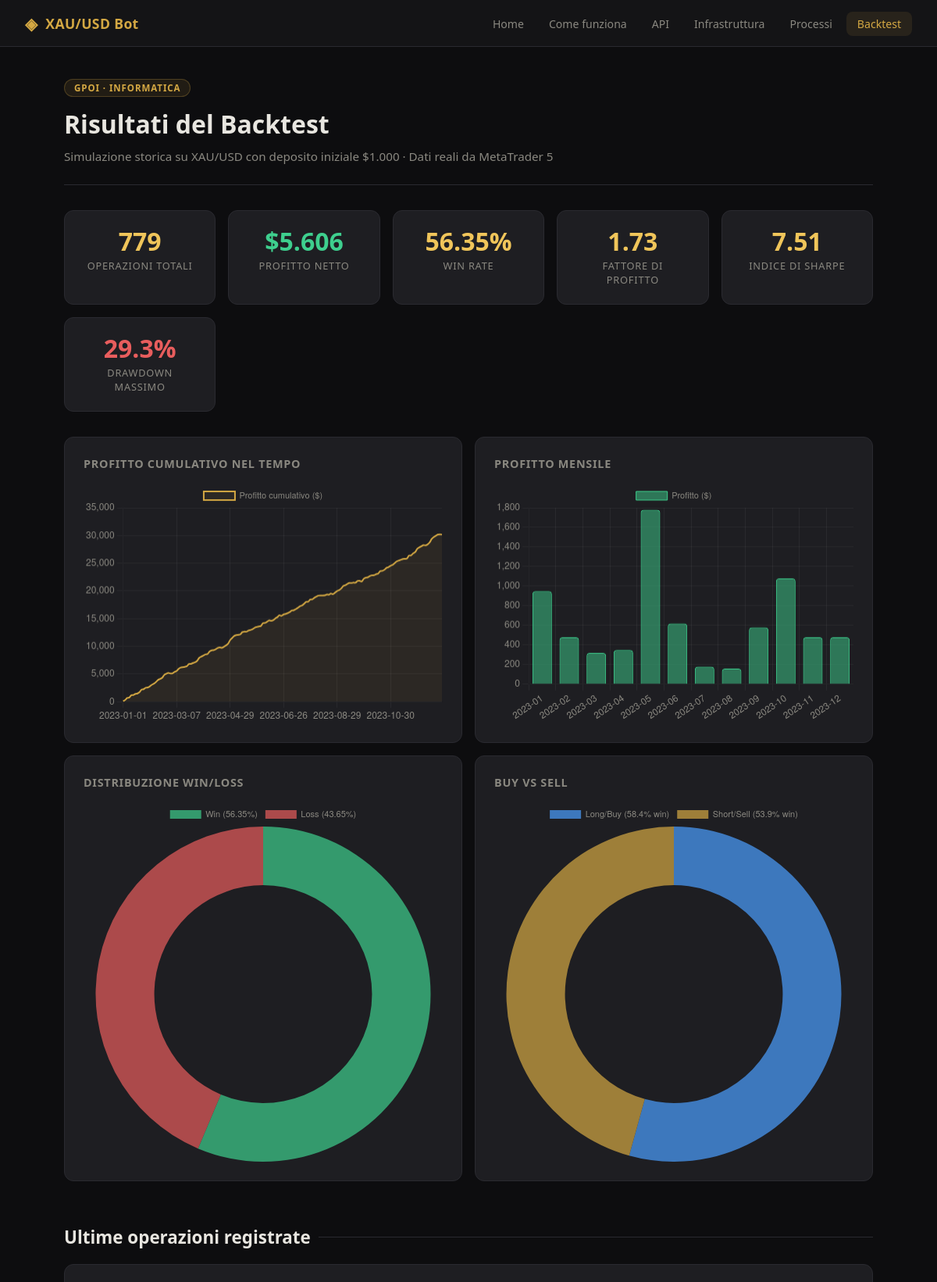
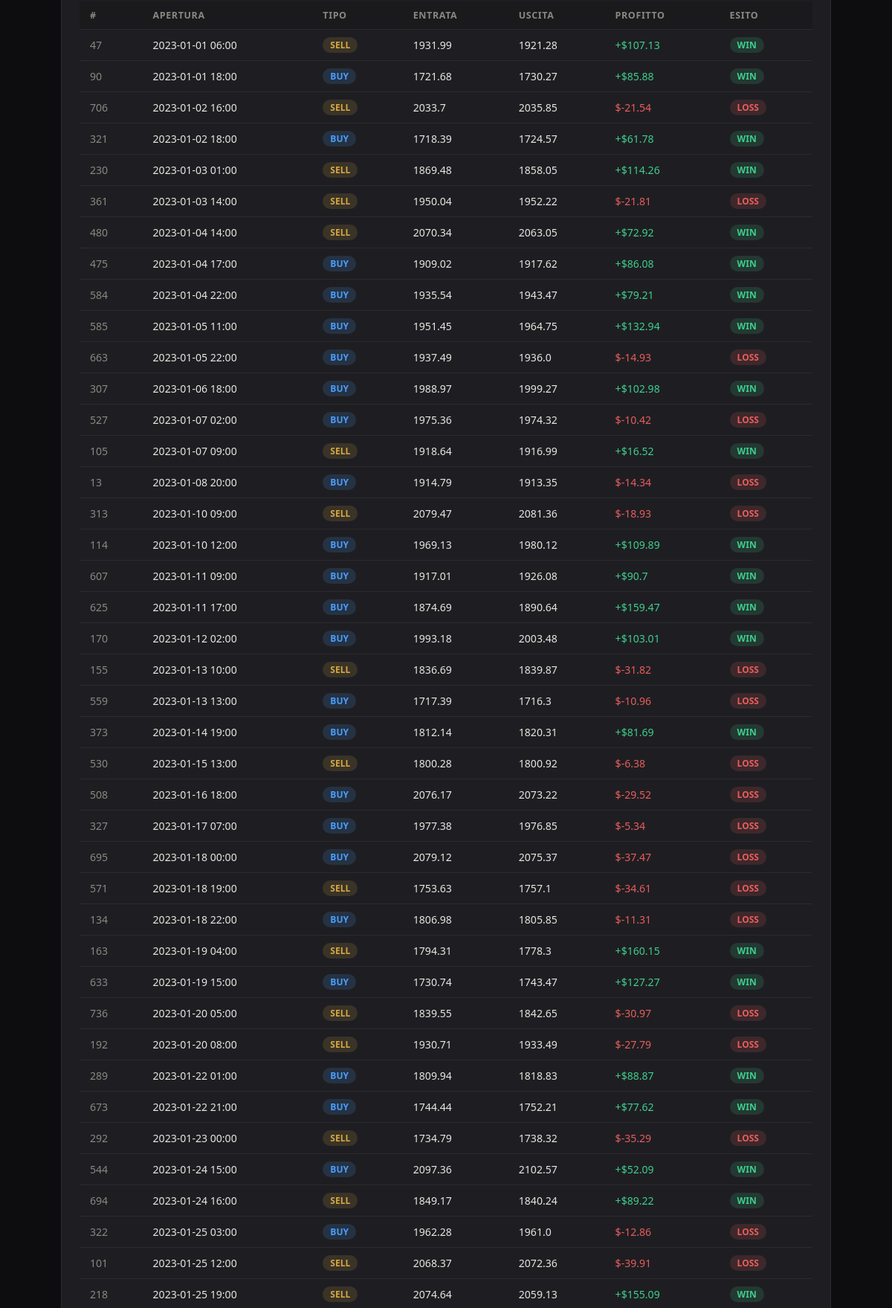
The page /backtest (upper part) on the database its author committed (2 pictures, top to bottom).
### tables this page shows
CREATE TABLE operazione (
    id INTEGER PRIMARY KEY AUTOINCREMENT,
    data_apertura TEXT,
    data_chiusura TEXT,
    tipo TEXT,
    prezzo_entrata REAL,
    prezzo_uscita REAL,
    profitto REAL,
    lot_size REAL,
    esito TEXT,
    segnale_id INTEGER,
    FOREIGN KEY (segnale_id) REFERENCES segnale(id)
);

### app.py (the view)
@app.route("/backtest")
def backtest():
    db = get_db()
    ops = db.execute("SELECT * FROM operazione ORDER BY data_apertura LIMIT 200").fetchall()
    stats_mensili = db.execute("SELECT * FROM statistica WHERE granularita='mese' ORDER BY periodo").fetchall()
    db.close()
    return render_template("backtest.html", operazioni=ops, stats_mensili=stats_mensili)

### app.py (called while the page is built)
def get_db():
    conn = sqlite3.connect(DB)
    conn.row_factory = sqlite3.Row
    return conn

### templates/backtest.html (shortened to what this page needs)
{% extends "base.html" %}
{% block content %}
<div class="page-header">
  <div class="materia-tag">GPOI · Informatica</div>
  <h1>Risultati del Backtest</h1>
  <p>Simulazione storica su XAU/USD con deposito iniziale $1.000 · Dati reali da MetaTrader 5</p>
</div>
<div class="stats-grid">
  <div class="stat-card">
    <div class="stat-value">779</div>
    <div class="stat-label">Operazioni totali</div>
  </div>
  <div class="stat-card">
    <div class="stat-value" style="color:var(--green)">$5.606</div>
    <div class="stat-label">Profitto netto</div>
  </div>
  <div class="stat-card">
    <div class="stat-value">56.35%</div>
    <div class="stat-label">Win rate</div>
  </div>
  <div class="stat-card">
    <div class="stat-value">1.73</div>
    <div class="stat-label">Fattore di profitto</div>
  </div>
  <div class="stat-card">
    <div class="stat-value">7.51</div>
    <div class="stat-label">Indice di Sharpe</div>
  </div>
  <div class="stat-card">
    <div class="stat-value" style="color:var(--red)">29.3%</div>
    <div class="stat-label">Drawdown massimo</div>
  </div>
</div>
<div class="grid-2">
  <div class="chart-box">
    <h3>Profitto cumulativo nel tempo</h3>
    <canvas id="chartCumul" height="200"></canvas>
  </div>
  <div class="chart-box">
    <h3>Profitto mensile</h3>
    <canvas id="chartMensile" height="200"></canvas>
  </div>
</div>
<div class="grid-2">
  <div class="chart-box">
    <h3>Distribuzione win/loss</h3>
    <canvas id="chartWinLoss" height="200"></canvas>
  </div>
  <div class="chart-box">
    <h3>Buy vs Sell</h3>
    <canvas id="chartBuySell" height="200"></canvas>
  </div>
</div>
<div class="section">
  <div class="section-title">Ultime operazioni registrate</div>
  <div class="card">
    <div class="table-wrap">
      <table>
        <thead>
          <tr>
            <th>#</th>
            <th>Apertura</th>
            <th>Tipo</th>
            <th>Entrata</th>
            <th>Uscita</th>
            <th>Profitto</th>
            <th>Esito</th>
          </tr>
        </thead>
        <tbody>
          {% for op in operazioni[:50] %}
          <tr>
            <td style="color:var(--muted)">{{ op.id }}</td>
            <td>{{ op.data_apertura }}</td>
            <td><span class="badge badge-{{ op.tipo }}">{{ op.tipo.upper() }}</span></td>
            <td>{{ op.prezzo_entrata }}</td>
            <td>{{ op.prezzo_uscita }}</td>
            <td style="color: {% if op.profitto > 0 %}var(--green){% else %}var(--red){% endif %}">
              {% if op.profitto > 0 %}+{% endif %}${{ op.profitto }}
            </td>
            <td><span class="badge badge-{{ op.esito }}">{{ op.esito.upper() }}</span></td>
          </tr>
          {% endfor %}
        </tbody>
      </table>
    </div>
  </div>
</div>
<script>
const gold = '#d4a843';
const green = '#3ecf8e';
const red = '#e85d5d';
const muted = '#8a8880';
const gridColor = 'rgba(255,255,255,0.05)';
const defaults = {
  responsive: true,
  plugins: { legend: { labels: { color: muted, font: { size: 11 } } } },
};
// Profitto cumulativo
fetch('/api/profitto-cumulativo')
  .then(r => r.json())
  .then(data => {
    new Chart(document.getElementById('chartCumul'), {
      type: 'line',
      data: {
        labels: data.map(d => d.data),
        datasets: [{
          label: 'Profitto cumulativo ($)',
          data: data.map(d => d.y),
          borderColor: gold,
          backgroundColor: 'rgba(212,168,67,0.08)',
          fill: true,
          tension: 0.3,
          pointRadius: 0,
          borderWidth: 2,
        }]
      },
      options: { ...defaults, scales: {
        x: { ticks: { color: muted, maxTicksLimit: 6 }, grid: { color: gridColor } },
        y: { ticks: { color: muted }, grid: { color: gridColor } }
      }}
    });
  });
// Profitto mensile
fetch('/api/stats-mensili')
  .then(r => r.json())
  .then(data => {
    new Chart(document.getElementById('chartMensile'), {
      type: 'bar',
      data: {
        labels: data.map(d => d.periodo),
        datasets: [{
          label: 'Profitto ($)',
          data: data.map(d => d.profitto_totale),
          backgroundColor: data.map(d => d.profitto_totale > 0 ? 'rgba(62,207,142,0.5)' : 'rgba(232,93,93,0.5)'),
          borderColor: data.map(d => d.profitto_totale > 0 ? green : red),
          borderWidth: 1,
          borderRadius: 4,
        }]
      },
      options: { ...defaults, scales: {
        x: { ticks: { color: muted }, grid: { color: gridColor } },
        y: { ticks: { color: muted }, grid: { color: gridColor } }
      }}
    });
  });
// Win/Loss donut
new Chart(document.getElementById('chartWinLoss'), {
  type: 'doughnut',
  data: {
    labels: ['Win (56.35%)', 'Loss (43.65%)'],
    datasets: [{ data: [439, 340], backgroundColor: ['rgba(62,207,142,0.7)', 'rgba(232,93,93,0.7)'], borderWidth: 0 }]
  },
  options: { ...defaults, cutout: '65%' }
});
// Buy/Sell
new Chart(document.getElementById('chartBuySell'), {
  type: 'doughnut',
  data: {
    labels: ['Long/Buy (58.4% win)', 'Short/Sell (53.9% win)'],
    datasets: [{ data: [423, 356], backgroundColor: ['rgba(74,158,255,0.7)', 'rgba(212,168,67,0.7)'], borderWidth: 0 }]
  },
  options: { ...defaults, cutout: '65%' }
});
</script>
{% endblock %}

### static/css/style.css (style rules this page uses)
:root { --bg: #0d0d0f; --bg2: #141416; --bg3: #1a1a1d; --card: #1e1e22; --border: #2a2a30; --gold: #d4a843; --gold2: #f0c55a; --text: #e8e6e0; --muted: #8a8880; --green: #3ecf8e; --red: #e85d5d; --blue: #4a9eff; --radius: 12px; --radius-sm: 8px; }
* { box-sizing: border-box; margin: 0; padding: 0; }
body { font-family: 'Segoe UI', system-ui, sans-serif; background: var(--bg); color: var(--text); min-height: 100vh; display: flex; flex-direction: column; }
.stats-grid { display: grid; grid-template-columns: repeat(auto-fit, minmax(180px, 1fr)); gap: 1rem; margin: 2rem 0; }
.stat-card { background: var(--card); border: 1px solid var(--border); border-radius: var(--radius); padding: 1.4rem; text-align: center; transition: border-color 0.2s; }
.stat-value { font-size: 2rem; font-weight: 700; color: var(--gold2); line-height: 1; margin-bottom: 0.4rem; }
.stat-label { font-size: 0.8rem; color: var(--muted); text-transform: uppercase; letter-spacing: 0.06em; font-weight: 500; }
.section { margin: 2.5rem 0; }
.section-title { font-size: 1.4rem; font-weight: 600; margin-bottom: 1.2rem; color: var(--text); display: flex; align-items: center; gap: 10px; }
.section-title::after { content: ''; flex: 1; height: 1px; background: var(--border); }
.card { background: var(--card); border: 1px solid var(--border); border-radius: var(--radius); padding: 1.5rem; margin-bottom: 1rem; }
.grid-2 { display: grid; grid-template-columns: 1fr 1fr; gap: 1rem; }
.table-wrap { overflow-x: auto; }
table { width: 100%; border-collapse: collapse; font-size: 0.88rem; }
thead th { background: var(--bg3); color: var(--muted); font-weight: 600; padding: 10px 14px; text-align: left; font-size: 0.78rem; text-transform: uppercase; letter-spacing: 0.05em; border-bottom: 1px solid var(--border); }
tbody tr { border-bottom: 1px solid var(--border); transition: background 0.15s; }
tbody td { padding: 10px 14px; color: var(--text); }
.badge { display: inline-block; padding: 2px 10px; border-radius: 20px; font-size: 0.75rem; font-weight: 600; }
.badge-win { background: rgba(62,207,142,0.15); color: var(--green); }
.badge-loss { background: rgba(232,93,93,0.15); color: var(--red); }
.badge-buy { background: rgba(74,158,255,0.15); color: var(--blue); }
.badge-sell { background: rgba(212,168,67,0.15); color: var(--gold); }
.chart-box { background: var(--card); border: 1px solid var(--border); border-radius: var(--radius); padding: 1.5rem; margin-bottom: 1rem; }
.chart-box h3 { font-size: 0.9rem; color: var(--muted); margin-bottom: 1rem; text-transform: uppercase; letter-spacing: 0.05em; }
.page-header { margin-bottom: 2rem; padding-bottom: 1.5rem; border-bottom: 1px solid var(--border); }
.page-header .materia-tag { display: inline-block; background: rgba(212, 168, 67, 0.1); border: 1px solid rgba(212, 168, 67, 0.25); color: var(--gold); font-size: 0.72rem; padding: 3px 12px; border-radius: 20px; margin-bottom: 0.8rem; text-transform: uppercase; letter-spacing: 0.08em; font-weight: 600; }
.page-header h1 { font-size: 2rem; font-weight: 700; margin-bottom: 0.5rem; }
.page-header p { color: var(--muted); font-size: 0.95rem; line-height: 1.6; }

### rows shown on the page
operazione: id "47", data_apertura "2023-01-01 06:00", tipo "SELL", prezzo_entrata "1931.99", prezzo_uscita "1921.28", profitto "107.13", esito "WIN"
operazione: id "90", data_apertura "2023-01-01 18:00", tipo "BUY", prezzo_entrata "1721.68", prezzo_uscita "1730.27", profitto "85.88", esito "WIN"
operazione: id "706", data_apertura "2023-01-02 16:00", tipo "SELL", prezzo_entrata "2033.7", prezzo_uscita "2035.85", profitto "-21.54", esito "LOSS"
operazione: id "321", data_apertura "2023-01-02 18:00", tipo "BUY", prezzo_entrata "1718.39", prezzo_uscita "1724.57", profitto "61.78", esito "WIN"
operazione: id "230", data_apertura "2023-01-03 01:00", tipo "SELL", prezzo_entrata "1869.48", prezzo_uscita "1858.05", profitto "114.26", esito "WIN"
operazione: id "361", data_apertura "2023-01-03 14:00", tipo "SELL", prezzo_entrata "1950.04", prezzo_uscita "1952.22", profitto "-21.81", esito "LOSS"
operazione: id "480", data_apertura "2023-01-04 14:00", tipo "SELL", prezzo_entrata "2070.34", prezzo_uscita "2063.05", profitto "72.92", esito "WIN"
operazione: id "475", data_apertura "2023-01-04 17:00", tipo "BUY", prezzo_entrata "1909.02", prezzo_uscita "1917.62", profitto "86.08", esito "WIN"
operazione: id "584", data_apertura "2023-01-04 22:00", tipo "BUY", prezzo_entrata "1935.54", prezzo_uscita "1943.47", profitto "79.21", esito "WIN"
operazione: id "585", data_apertura "2023-01-05 11:00", tipo "BUY", prezzo_entrata "1951.45", prezzo_uscita "1964.75", profitto "132.94", esito "WIN"
operazione: id "663", data_apertura "2023-01-05 22:00", tipo "BUY", prezzo_entrata "1937.49", prezzo_uscita "1936.0", profitto "-14.93", esito "LOSS"
operazione: id "307", data_apertura "2023-01-06 18:00", tipo "BUY", prezzo_entrata "1988.97", prezzo_uscita "1999.27", profitto "102.98", esito "WIN"
operazione: id "527", data_apertura "2023-01-07 02:00", tipo "BUY", prezzo_entrata "1975.36", prezzo_uscita "1974.32", profitto "-10.42", esito "LOSS"
operazione: id "105", data_apertura "2023-01-07 09:00", tipo "SELL", prezzo_entrata "1918.64", prezzo_uscita "1916.99", profitto "16.52", esito "WIN"
operazione: id "13", data_apertura "2023-01-08 20:00", tipo "BUY", prezzo_entrata "1914.79", prezzo_uscita "1913.35", profitto "-14.34", esito "LOSS"
operazione: id "313", data_apertura "2023-01-10 09:00", tipo "SELL", prezzo_entrata "2079.47", prezzo_uscita "2081.36", profitto "-18.93", esito "LOSS"
operazione: id "114", data_apertura "2023-01-10 12:00", tipo "BUY", prezzo_entrata "1969.13", prezzo_uscita "1980.12", profitto "109.89", esito "WIN"
operazione: id "607", data_apertura "2023-01-11 09:00", tipo "BUY", prezzo_entrata "1917.01", prezzo_uscita "1926.08", profitto "90.7", esito "WIN"
operazione: id "625", data_apertura "2023-01-11 17:00", tipo "BUY", prezzo_entrata "1874.69", prezzo_uscita "1890.64", profitto "159.47", esito "WIN"
operazione: id "170", data_apertura "2023-01-12 02:00", tipo "BUY", prezzo_entrata "1993.18", prezzo_uscita "2003.48", profitto "103.01", esito "WIN"
operazione: id "155", data_apertura "2023-01-13 10:00", tipo "SELL", prezzo_entrata "1836.69", prezzo_uscita "1839.87", profitto "-31.82", esito "LOSS"
operazione: id "559", data_apertura "2023-01-13 13:00", tipo "BUY", prezzo_entrata "1717.39", prezzo_uscita "1716.3", profitto "-10.96", esito "LOSS"
operazione: id "373", data_apertura "2023-01-14 19:00", tipo "BUY", prezzo_entrata "1812.14", prezzo_uscita "1820.31", profitto "81.69", esito "WIN"
operazione: id "530", data_apertura "2023-01-15 13:00", tipo "SELL", prezzo_entrata "1800.28", prezzo_uscita "1800.92", profitto "-6.38", esito "LOSS"
operazione: id "508", data_apertura "2023-01-16 18:00", tipo "BUY", prezzo_entrata "2076.17", prezzo_uscita "2073.22", profitto "-29.52", esito "LOSS"
operazione: id "327", data_apertura "2023-01-17 07:00", tipo "BUY", prezzo_entrata "1977.38", prezzo_uscita "1976.85", profitto "-5.34", esito "LOSS"
operazione: id "695", data_apertura "2023-01-18 00:00", tipo "BUY", prezzo_entrata "2079.12", prezzo_uscita "2075.37", profitto "-37.47", esito "LOSS"
operazione: id "571", data_apertura "2023-01-18 19:00", tipo "SELL", prezzo_entrata "1753.63", prezzo_uscita "1757.1", profitto "-34.61", esito "LOSS"
operazione: id "134", data_apertura "2023-01-18 22:00", tipo "BUY", prezzo_entrata "1806.98", prezzo_uscita "1805.85", profitto "-11.31", esito "LOSS"
operazione: id "163", data_apertura "2023-01-19 04:00", tipo "SELL", prezzo_entrata "1794.31", prezzo_uscita "1778.3", profitto "160.15", esito "WIN"
operazione: id "633", data_apertura "2023-01-19 15:00", tipo "BUY", prezzo_entrata "1730.74", prezzo_uscita "1743.47", profitto "127.27", esito "WIN"
operazione: id "736", data_apertura "2023-01-20 05:00", tipo "SELL", prezzo_entrata "1839.55", prezzo_uscita "1842.65", profitto "-30.97", esito "LOSS"
operazione: id "192", data_apertura "2023-01-20 08:00", tipo "SELL", prezzo_entrata "1930.71", prezzo_uscita "1933.49", profitto "-27.79", esito "LOSS"
operazione: id "289", data_apertura "2023-01-22 01:00", tipo "BUY", prezzo_entrata "1809.94", prezzo_uscita "1818.83", profitto "88.87", esito "WIN"
operazione: id "673", data_apertura "2023-01-22 21:00", tipo "BUY", prezzo_entrata "1744.44", prezzo_uscita "1752.21", profitto "77.62", esito "WIN"
operazione: id "292", data_apertura "2023-01-23 00:00", tipo "SELL", prezzo_entrata "1734.79", prezzo_uscita "1738.32", profitto "-35.29", esito "LOSS"
operazione: id "544", data_apertura "2023-01-24 15:00", tipo "BUY", prezzo_entrata "2097.36", prezzo_uscita "2102.57", profitto "52.09", esito "WIN"
operazione: id "694", data_apertura "2023-01-24 16:00", tipo "SELL", prezzo_entrata "1849.17", prezzo_uscita "1840.24", profitto "89.22", esito "WIN"
operazione: id "322", data_apertura "2023-01-25 03:00", tipo "BUY", prezzo_entrata "1962.28", prezzo_uscita "1961.0", profitto "-12.86", esito "LOSS"
operazione: id "101", data_apertura "2023-01-25 12:00", tipo "SELL", prezzo_entrata "2068.37", prezzo_uscita "2072.36", profitto "-39.91", esito "LOSS"
operazione: id "218", data_apertura "2023-01-25 19:00", tipo "SELL", prezzo_entrata "2074.64", prezzo_uscita "2059.13", profitto "155.09", esito "WIN"
